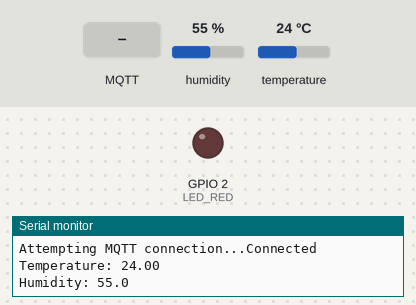
The program below on a simulated ESP32. Parts: output pins drawn as LEDs (lit = HIGH), the last lines printed to the serial monitor. The inputs (shaded band) are chosen by the test bench; at power-on: humidity 55 %, temperature 24 °C. WiFi joins after 1.5 s; servers stay silent unless stated; random numbers use the default seed unless the program sets one; no MQTT or app messages arrive unless stated.

Above: at 2.7 s.
2.8 s: MQTT message "1" arrives on the first subscribed topic
At 4.0 s:
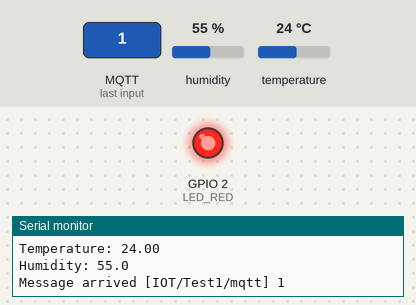
4.3 s: MQTT message "0" arrives on the first subscribed topic
At 5.2 s:
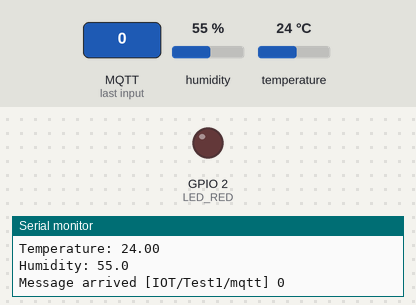
Timing chart, 0 to 7.3 s (numbered marks = the images above; inputs shaded):
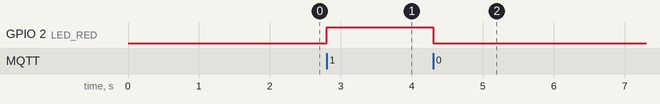

The program:

main.cpp
```cpp
#include <WiFi.h>
#include <PubSubClient.h>
#include <DHTesp.h>

const int LED_RED = 2;
const int DHT_PIN = 15;
DHTesp dht;

// Update these with values suitable for your network.

const char* ssid = "Wokwi-GUEST";
const char* password = "";
const char* mqtt_server = "test.mosquitto.org";

WiFiClient espClient;
PubSubClient client(espClient);
unsigned long lastMsg = 0;
float temp = 0;
float hum = 0;

void setup_wifi() { //perintah koneksi wifi
  delay(10);
  // We start by connecting to a WiFi network
  Serial.println();
  Serial.print("Connecting to ");
  Serial.println(ssid);

  WiFi.mode(WIFI_STA); //setting wifi chip sebagai station/client
  WiFi.begin(ssid, password); //koneksi ke jaringan wifi

  while (WiFi.status() != WL_CONNECTED) { //perintah tunggu esp32 sampi terkoneksi ke wifi
    delay(500);
    Serial.print(".");
  }

  randomSeed(micros());

  Serial.println("");
  Serial.println("WiFi connected");
  Serial.println("IP address: ");
  Serial.println(WiFi.localIP());
}

void callback(char* topic, byte* payload, unsigned int length) { //perintah untuk menampilkan data ketika esp32 di setting sebagai subscriber
  Serial.print("Message arrived [");
  Serial.print(topic);
  Serial.print("] ");
  for (int i = 0; i < length; i++) { //mengecek jumlah data yang ada di topik mqtt
    Serial.print((char)payload[i]);
  }
  Serial.println();

  // Switch on the LED if an 1 was received as first character
  if ((char)payload[0] == '1') {
    digitalWrite(LED_RED, HIGH);   // Turn the LED on
  } else {
    digitalWrite(LED_RED, LOW);  // Turn the LED off
  }
}

void reconnect() { //perintah koneksi esp32 ke mqtt broker baik itu sebagai publusher atau subscriber
  // Loop until we're reconnected
  while (!client.connected()) {
    Serial.print("Attempting MQTT connection...");
    // perintah membuat client id agar mqtt broker mengenali board yang kita gunakan
    String clientId = "ESP32Client-";
    clientId += String(random(0xffff), HEX);
    // Attempt to connect
    if (client.connect(clientId.c_str())) {
      Serial.println("Connected");
      // Once connected, publish an announcement...
      client.publish("IOT/Test1/mqtt", "Test IOT"); //perintah publish data ke alamat topik yang di setting
      // ... and resubscribe
      client.subscribe("IOT/Test1/mqtt"); //perintah subscribe data ke mqtt broker
    } else {
      Serial.print("failed, rc=");
      Serial.print(client.state());
      Serial.println(" try again in 5 seconds");
      // Wait 5 seconds before retrying
      delay(5000);
    }
  }
}

void setup() {
  pinMode(LED_RED, OUTPUT);     // inisialisasi pin 2 / ledbuiltin sebagai output
  Serial.begin(115200);
  setup_wifi(); //memanggil void setup_wifi untuk dieksekusi
  client.setServer(mqtt_server, 1883); //perintah connecting / koneksi awal ke broker
  client.setCallback(callback); //perintah menghubungkan ke mqtt broker untuk subscribe data
  dht.setup(DHT_PIN, DHTesp::DHT22);//inisialiasi komunikasi dengan sensor dht22
}

void loop() {
  if (!client.connected()) {
    reconnect();
  }
  client.loop();

  unsigned long now = millis();
  if (now - lastMsg > 2000) { //perintah publish data
    lastMsg = now;
    TempAndHumidity  data = dht.getTempAndHumidity();

    String temp = String(data.temperature, 2); //membuat variabel temp untuk di publish ke broker mqtt
    client.publish("IOT/Test1/temp", temp.c_str()); //publish data dari varibel temp ke broker mqtt

    String hum = String(data.humidity, 1); //membuat variabel hum untuk di publish ke broker mqtt
    client.publish("IOT/Test1/hum", hum.c_str()); //publish data dari varibel hum ke broker mqtt

    Serial.print("Temperature: ");
    Serial.println(temp);
    Serial.print("Humidity: ");
    Serial.println(hum);
  }
}
```

Measured:
- after the input at 2.8 s, GPIO 2 (LED_RED): LOW → HIGH at once
- after the input at 4.3 s, GPIO 2 (LED_RED): HIGH → LOW at once
